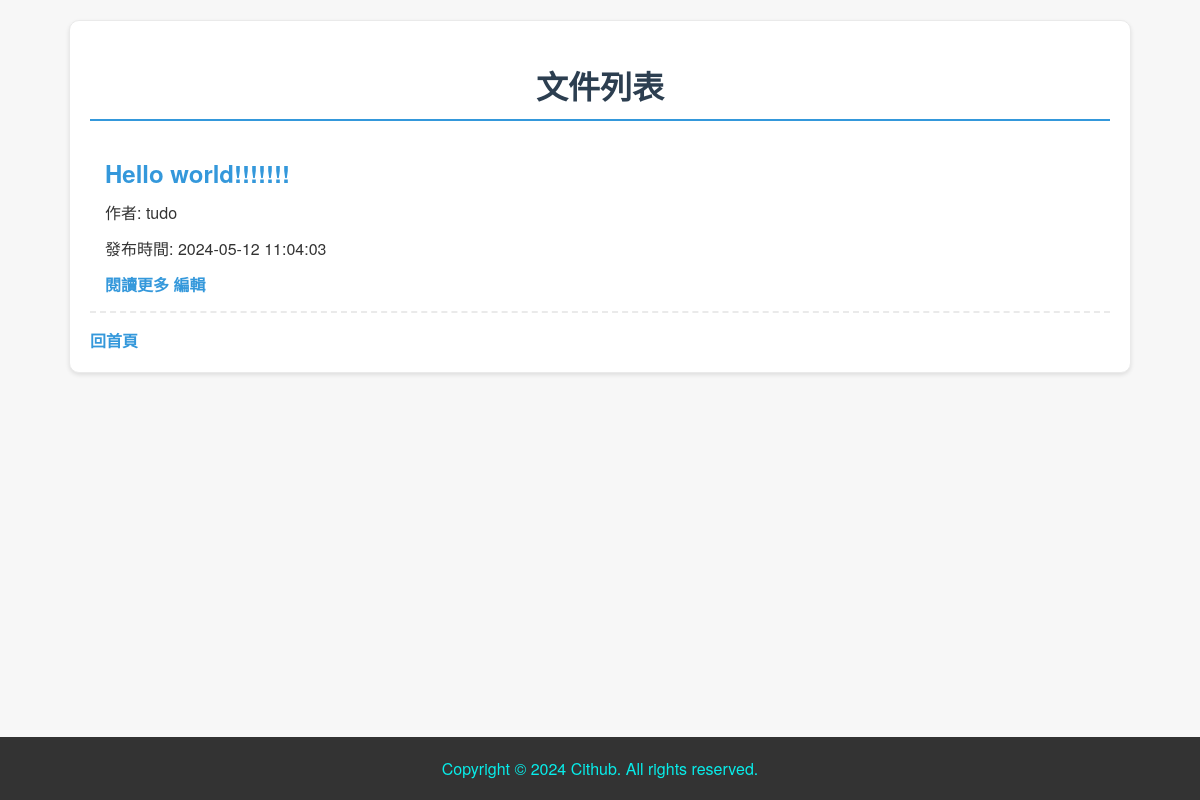
The page /files on the database its author committed.
### tables this page shows
CREATE TABLE posts (
            id INTEGER PRIMARY KEY AUTOINCREMENT,
            user_id INTEGER,
            title TEXT,
            content TEXT,
            created_at DATETIME DEFAULT CURRENT_TIMESTAMP,
            FOREIGN KEY(user_id) REFERENCES users(id)
        );

CREATE TABLE users (
            id INTEGER PRIMARY KEY AUTOINCREMENT,
            username TEXT NOT NULL UNIQUE,
            password TEXT NOT NULL,
            email TEXT NOT NULL UNIQUE
        );

### app1.py (the view)
@app.route("/files")
def list_md_files():
    conn = get_db_connection()
    post_rows = conn.execute('''
    SELECT p.id, p.title, p.content, p.created_at, u.username
    FROM posts p
    JOIN users u ON p.user_id = u.id
    ORDER BY p.created_at DESC
    ''').fetchall()
    conn.close()
    posts = [dict(post) for post in post_rows]
    return render_template('files.html', posts=posts)

### app1.py (called while the page is built)
def get_db_connection():
    conn = sqlite3.connect(DATABASE)
    conn.row_factory = sqlite3.Row
    return conn

@app.before_request
def rate_limit():
    ip = request.remote_addr
    now = time.time()
    if ip not in request_count:
        request_count[ip] = []
    request_count[ip] = [timestamp for timestamp in request_count[ip] if now - timestamp < TIME_WINDOW]
    if len(request_count[ip]) >= RATE_LIMIT:
        return jsonify({"message": "請求過於頻繁，請稍後再試。"}), 429
    request_count[ip].append(now)

@app.before_request
def log_request_info():
    executor.submit(log_message, f"IP: {request.remote_addr}, URL: {request.url}")

### templates/files.html (shortened to what this page needs)
<!DOCTYPE html>
<html lang="zh-tw">
<head>
</head>
<body>
    <div class="container">
        <h1>文件列表</h1>
        {% for post in posts %}
            <div class="post">
                <h2>{{ post.title }}</h2>
                <p>作者:
                    {% if post.username == 'admin' %}
                        <span class="admin">{{ post.username }}</span>
                    {% elif post.username == 'Moderator' %}
                        <span class="Moderator">{{ post.username }}</span>
                    {% else %}
                        {{ post.username }}
                    {% endif %}
                </p>
                <p>發布時間: {{ post.created_at }}</p>
                <a href="{{ url_for('view_file', post_id=post.id) }}">閱讀更多</a>
                <a href="{{ url_for('edit_post', post_id=post['id']) }}">編輯</a>
            </div>
        {% endfor %}
        <footer>Copyright &copy; 2024 Cithub. All rights reserved.</footer>
        <a href="/index">回首頁</a>
    </div>
</body>
</html>

### templates/files.html (style rules this page uses)
body { font-family: 'Helvetica Neue', Helvetica, Arial, sans-serif; color: #333; background-color: #f7f7f7; margin: 0; padding: 0; }
.container { width: 85%; margin: 20px auto; padding: 20px; background: #ffffff; border: 1px solid #eaeaea; border-radius: 10px; box-shadow: 0 2px 4px rgba(0,0,0,0.1); }
h1 { border-bottom: 2px solid #3498db; padding-bottom: 10px; margin-bottom: 20px; color: #2c3e50; text-align: center; }
.post { margin-bottom: 15px; padding: 15px; border-bottom: 2px dashed #eaeaea; transition: all 0.3s ease; }
.post h2 { color: #3498db; font-size: 24px; margin-top: 0; margin-bottom: 5px; }
.post p { font-size: 16px; line-height: 1.6; margin: 10px 0; }
a { color: #3498db; text-decoration: none; font-weight: bold; background-color: transparent; transition: color 0.2s; }
footer { position: fixed; bottom: 0; left: 0; width: 100%; background-color: #333; color: #07edea; padding: 20px 0; text-align: center; }

### rows shown on the page
posts: title "Hello world!!!!!!!", username "tudo", created_at "2024-05-12 11:04:03"
